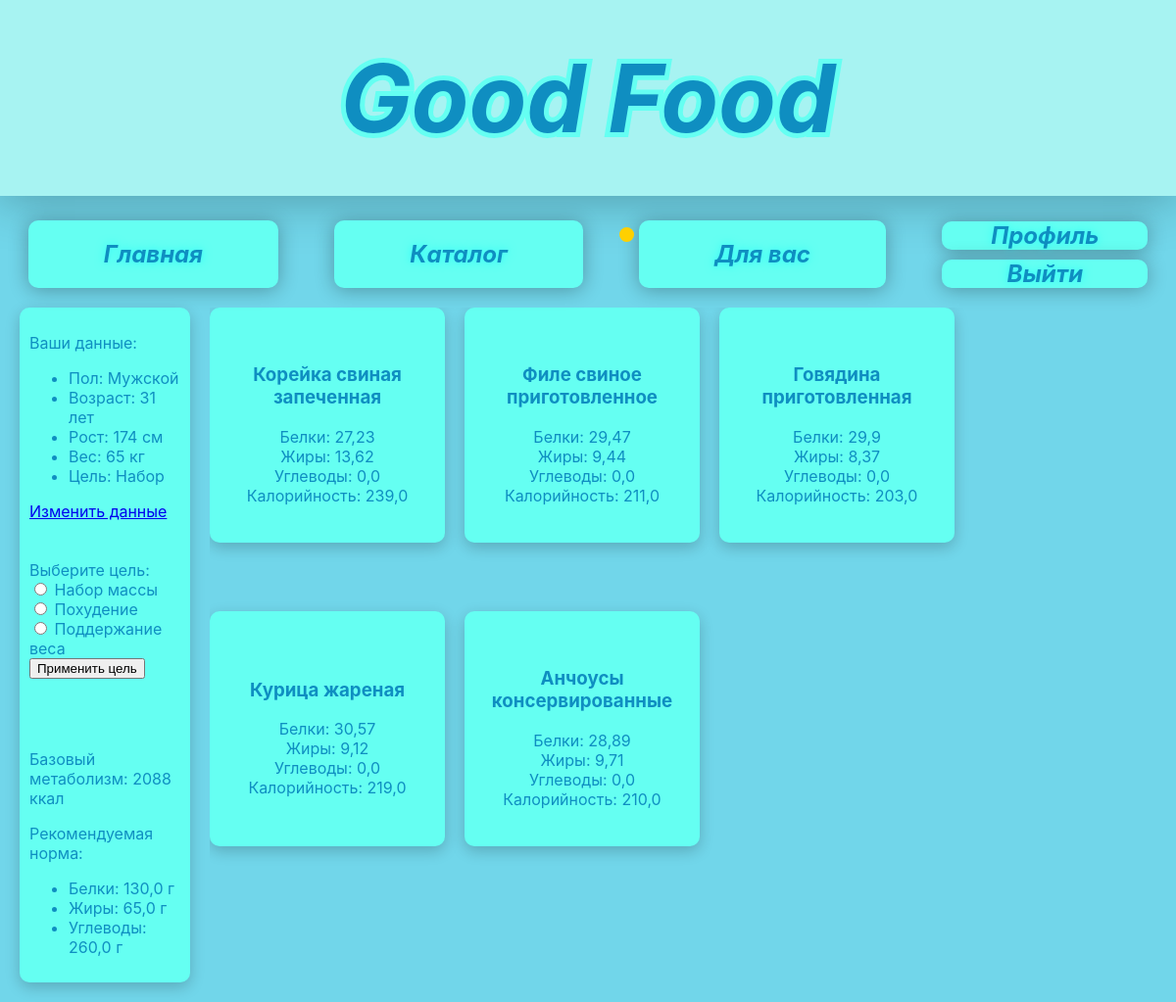
Screenshot of /foru/ (signed in) with the database file from the repository.
### moduleauth/models.py (models this page shows, shortened)
class Profile(models.Model):
    user = models.OneToOneField(User, null=True, on_delete=models.CASCADE)
    email = models.EmailField(unique=True, null=True, blank=True, verbose_name="Email")
    sex = models.CharField(max_length=6, choices=[('male', 'Мужской'), ('female', 'Женский')], default='male')
    age = models.PositiveIntegerField(default=18, verbose_name='Age' )
    height = models.PositiveIntegerField(default=160,verbose_name="Height")
    weight = models.PositiveIntegerField(default=60, verbose_name="Weight")
    goal = models.CharField(max_length=20, choices=[('gain', 'Набор'), ('lose', 'Похудение'), ('main', 'Поддержание')], default='maintain')
    calorie_adjustment = models.IntegerField(default=0, verbose_name="Коррекция калорий")
    def get_sex_display(self):
        return dict(self._meta.get_field('sex').choices).get(self.sex)
    def get_goal_display(self):
        return dict(self._meta.get_field('goal').choices).get(self.goal)
    def calculate_daily_calories(self):
        if self.sex == 'male':
            bmr = (10 * self.weight) + (6.25 * self.height) - (5 * self.age) + 5
        else:
            bmr = (10 * self.weight) + (6.25 * self.height) - (5 * self.age) - 161
        if self.goal == 'gain':
            adjustment = 500
        elif self.goal == 'lose':
            adjustment = -500
        else:
            adjustment = 0
        return bmr + adjustment + self.calorie_adjustment
    def calculate_daily_pfc(self):
        if self.goal == 'gain':
            proteins = self.weight * 2.0
            fats = self.weight * 1.0
            carbohydrates = self.weight * 4.0
        elif self.goal == 'lose':
            proteins = self.weight * 2.5
            fats = self.weight * 0.8
            carbohydrates = self.weight * 2.0
        else:
            proteins = self.weight * 1.8
            fats = self.weight * 0.9
            carbohydrates = self.weight * 3.0
        return {
            'proteins': proteins,
            'fats': fats,
            'carbohydrates': carbohydrates,
            'calories': self.calculate_daily_calories()
        }

### modulerec/models.py (models this page shows, shortened)
class Product(models.Model):
    name = models.CharField(max_length=100)
    category = models.ForeignKey(Category, on_delete=models.CASCADE)
    proteins = models.FloatField(default=0)
    fats = models.FloatField(default=0)
    carbohydrates = models.FloatField(default=0)
    caloricity = models.FloatField(default=0)
    is_for_weight_main = models.BooleanField(default=False)
    is_for_weight_gain = models.BooleanField(default=False)
    is_for_weight_loss = models.BooleanField(default=False)
    class Meta:
        unique_together = ['name', 'category']

### modulerec/views.py (the view)
# urls.py: path('foru/', views.foru_view, name='foru'),
@login_required
def foru_view(request):
    try:
        profile = Profile.objects.get(user=request.user)
    except Profile.DoesNotExist:
        return redirect('profile')
    form = GoalForm(request.POST or None)
    if request.method == 'POST' and form.is_valid():
        profile.goal = form.cleaned_data['goal']
        profile.save()
        return redirect('foru')
    pfc = profile.calculate_daily_pfc()
    if profile.goal == 'gain':
        products = Product.objects.filter(is_for_weight_gain=True)
    elif profile.goal == 'lose':
        products = Product.objects.filter(is_for_weight_loss=True)
    else:
        products = Product.objects.filter(is_for_weight_main=True)
    return render(request, 'foru.html', {
            'profile': profile,
            'products': products,
            'goal_form': form,
            'macros': pfc,
        })

### modulerec/forms.py
class GoalForm(forms.Form):
    goal = forms.ChoiceField(
        label='Выберите цель',
        choices=[
            ('gain', 'Набор массы'),
            ('lose', 'Похудение'),
            ('main', 'Поддержание веса')
        ],
        widget=forms.RadioSelect)

### templates/foru.html (shortened to what this page needs)
{% load static %}
<html lang="ru">
    <head>
        <link rel="stylesheet" href="{% static 'styles/base.css' %}">
        <link rel="stylesheet" href="{% static 'styles/foru.css' %}">
    </head>
    <body>
        <div id="heading">
            <span>Good Food</span>
        </div>
        <div id="body">
            <div class="navbar">
                <a href="{% url 'index' %}" class="nav-button">Главная</a>
                <a href="{% url 'catalog' %}" class="nav-button">Каталог</a>
                {% if user.is_authenticated %}
                    <a href="#" class="nav-button restricted">Для вас<div class="nav-button--circle"></div></a>
                {% else %}
                    <script src="{ static 'utils/restrict.js' }"></script>
                {% endif %}
                <div class="auth-buttons">
                    {% if user.is_authenticated %}
                        <a href="{% url 'profile' %}" class="auth-button">Профиль</a>
                        <a href="{% url 'logout' %}" class="auth-button">Выйти</a>
                    {% else %}
                        <a href="{% url 'signin' %}" class="auth-button">Вход</a>
                        <a href="{% url 'signup' %}" class="auth-button">Регистрация</a>
                    {% endif %}
                </div>
            </div>
            <div class="container">
                <div class="left-panel">
                    <div class="user-info">
                        {% if user.is_authenticated %}
                            {% if user %}
                                <p>Ваши данные: </p>
                                <ul>
                                    <li>Пол: {{ user.profile.get_sex_display }}</li>
                                    <li>Возраст: {{ user.profile.age }} лет</li>
                                    <li>Рост: {{ user.profile.height }} см</li>
                                    <li>Вес: {{ user.profile.weight }} кг</li>
                                    <li>Цель: {{ user.profile.get_goal_display }}</li>
                                </ul>
                                <a href="{% url 'profile' %}" class="btn">Изменить данные</a>
                            {% else %}
                                <p>Заполните профиль для получения рекомендаций</p>
                                <a href="{% url 'profile' %}" class="btn">Перейти к профилю</a>
                            {% endif %}
                        {% endif %}
                    </div>
                    <div class="goal-selection">
                        <form method="post">
                            <label for="">Выберите цель:</label>
                            {{ goal_form.goal }}
                            <button type="submit" class="btn">Применить цель</button>
                        </form>
                    </div>
                    <div class="rec-info">
                        {% if user.is_authenticated %}
                            {% if user.profile %}
                                <p>Базовый метаболизм: {{ macros.calories|floatformat:0 }} ккал</p>
                                <p>Рекомендуемая норма:</p>
                                <ul>
                                    <li>Белки: {{ macros.proteins|floatformat:1 }} г</li>
                                    <li>Жиры: {{ macros.fats|floatformat:1 }} г</li>
                                    <li>Углеводы: {{ macros.carbohydrates|floatformat:1 }} г</li>
                                </ul>
                            {% endif %}
                        {% endif %}
                    </div>
                </div>
                <div class="products">
                    {% for product in products %}
                        <div class="product-card">
                            <h3>{{ product.name }}</h3>
                                Белки: {{ product.proteins }}<br>
                                Жиры: {{ product.fats }}<br>
                                Углеводы: {{ product.carbohydrates }}<br>
                                Калорийность: {{ product.caloricity }}
                        </div>
                    {% empty %}
                        <p>Нет продуктов для вашей цели</p>
                    {% endfor %}
                </div>
            </div>
        </div>
    </body>
</html>

### static/styles/base.css (style rules this page uses)
body { margin: 0; background: #71D6EA; position: relative; }
#heading { z-index: 2; position: relative; display: flex; align-items: center; justify-content: center; width: 100%; height: 200px; background: #A7F3F2; box-shadow: 0px 2px 50px rgba(0, 0, 0, 0.3); }
#heading span { font-family: 'Inter', sans-serif; font-style: italic; font-weight: bold; font-size: 96; color: #0F8EC1; -webkit-text-stroke: 10px #65FFF2; paint-order: stroke fill; }
#body { width: 100%; height: 100%; }
.navbar { z-index: 2; position: relative; display: flex; justify-content: space-around; align-items: center; padding-top: 25px; }
.nav-button { font-family: 'Inter', sans-serif; font-size: 24px; font-weight: bold; font-style: italic; color: #0F8EC1; background: #65FFF2; border: none; border-radius: 10px; padding: 20px 77px; text-shadow: 0 0 10px rgba(0, 255, 255, 0.6); cursor: pointer; box-shadow: 0px 2px 20px rgba(0, 0, 0, 0.3); transition: background 0.3s ease; text-decoration: none; position: relative; }
.auth-button { font-family: 'Inter', sans-serif; font-size: 24px; font-weight: bold; font-style: italic; color: #0F8EC1; background: #65FFF2; border: none; border-radius: 10px; padding: 0px 50px; text-shadow: 0 0 10px rgba(0, 255, 255, 0.6); cursor: pointer; box-shadow: 0px 2px 20px rgba(0, 0, 0, 0.3); transition: background 0.3s ease; text-decoration: none; }
.auth-buttons { display: flex; flex-direction: column; text-align: center; gap: 10px; }

### static/styles/foru.css (style rules this page uses)
body { font-family: 'Inter', sans-serif; color: #0F8EC1; }
.nav-button--circle { content: ""; width: 15px; height: 15px; background-color: #ffd000; border-radius: 50%; position: absolute; top: 10%; left: -20px; }
.container { display: flex; padding: 20px; }
.left-panel { width: 15%; height: auto; background: #65FFF2; display: flex; flex-direction: column; gap: 20px; border-radius: 10px; box-shadow: 0px 5px 15px rgba(0, 0, 0, 0.2); }
.user-info, .goal-selection, .rec-info { padding: 10px; }
.products { width: 65%; flex-grow: 1; margin-left: 20px; max-height: 600px; overflow-y: auto; display: flex; flex-wrap: wrap; flex-direction: row; gap: 20px; }
.product-card { background: #65FFF2; border-radius: 10px; box-shadow: 0px 5px 15px rgba(0, 0, 0, 0.2); padding: 20px; text-align: center; display: flex; flex-direction: column; align-items: center; justify-content: center; height: 200px; width: 200px; }

### rows the page displays
Product: name "Корейка свиная запеченная", proteins "27,23", fats "13,62", carbohydrates "0,0", caloricity "239,0"
Product: name "Филе свиное приготовленное", proteins "29,47", fats "9,44", carbohydrates "0,0", caloricity "211,0"
Product: name "Говядина приготовленная", proteins "29,9", fats "8,37", carbohydrates "0,0", caloricity "203,0"
Product: name "Курица жареная", proteins "30,57", fats "9,12", carbohydrates "0,0", caloricity "219,0"
Product: name "Анчоусы консервированные", proteins "28,89", fats "9,71", carbohydrates "0,0", caloricity "210,0"

### other values shown
{{ user.profile.get_sex_display }} "Мужской"
{{ user.profile.age }} "31"
{{ user.profile.height }} "174"
{{ user.profile.weight }} "65"
{{ user.profile.get_goal_display }} "Набор"
{{ macros.calories|floatformat:0 }} "2088"
{{ macros.proteins|floatformat:1 }} "130,0"
{{ macros.fats|floatformat:1 }} "65,0"
{{ macros.carbohydrates|floatformat:1 }} "260,0"
